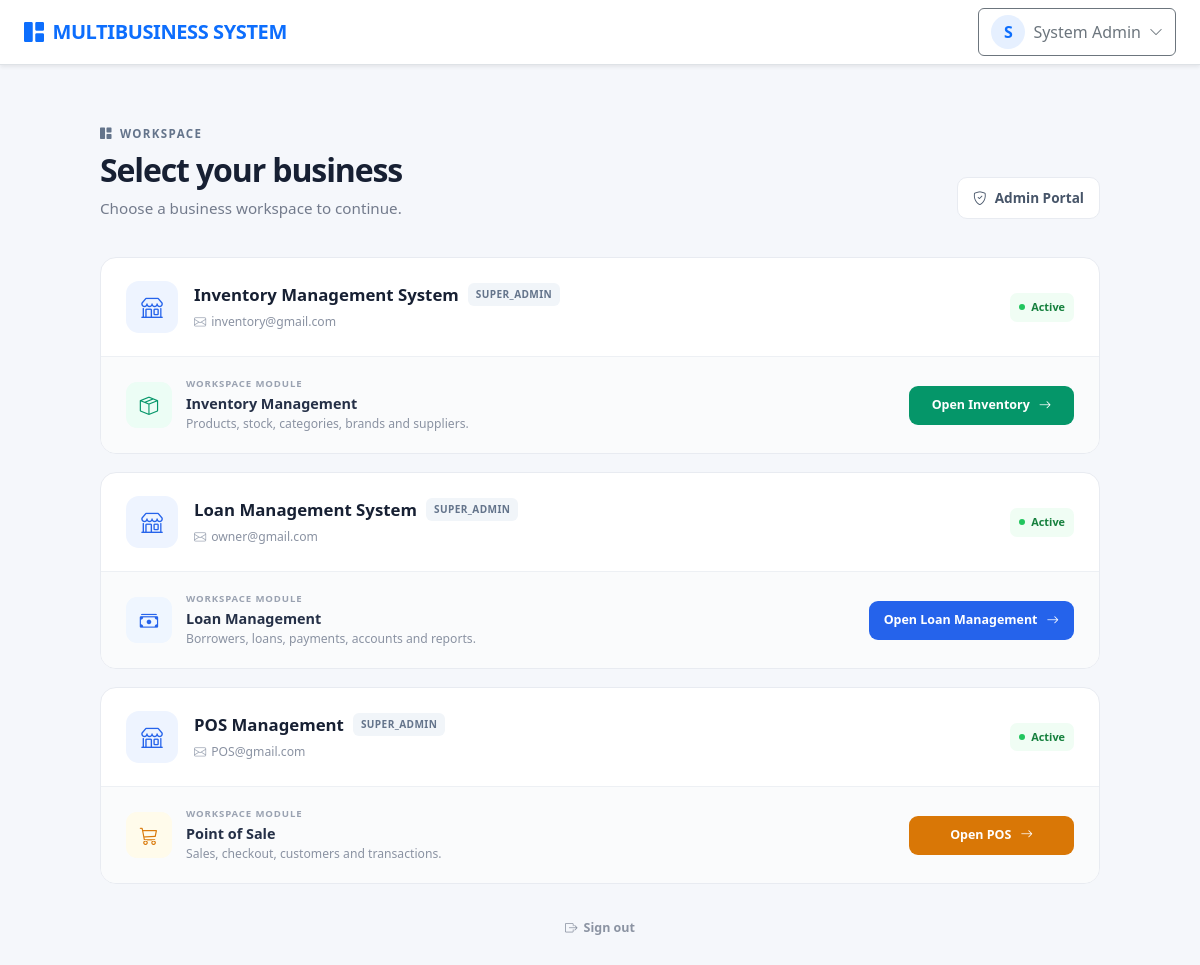
Screenshot of /public/index.php?page=select_business (signed in) with the database file from the repository.
### tables this page shows
CREATE TABLE `businesses` (
  `id` int(11) NOT NULL,
  `name` varchar(150) NOT NULL,
  `email` varchar(150) DEFAULT NULL,
  `phone` varchar(50) DEFAULT NULL,
  `address` text DEFAULT NULL,
  `status` enum('active','inactive') NOT NULL DEFAULT 'active',
  `created_at` timestamp NOT NULL DEFAULT current_timestamp(),
  `updated_at` timestamp NULL DEFAULT NULL ON UPDATE current_timestamp()
);

### resources/select_business.php (the view, shortened to what this page needs)
<?php
$pdo = Database::getConnection();
$userRole = $_SESSION['role'] ?? 'staff';
if ($userRole === 'super_admin') {
    $stmt = $pdo->prepare("
        SELECT
            b.id,
            b.name,
            b.email,
            b.phone,
            b.address,
            b.status,
            b.created_at,
            'super_admin' AS user_business_role
        FROM businesses b
        WHERE b.status = 'active'
        ORDER BY b.name ASC
    ");
    $stmt->execute();
}
$businesses = $stmt->fetchAll(PDO::FETCH_ASSOC);
include __DIR__ . '/partials/header.php';
?>
<div class="workspace-page">
    <div class="workspace-container">
        <div class="workspace-header">
            <div>
                <div class="eyebrow">
                    <i class="bi bi-grid-1x2-fill"></i>
                    WORKSPACE
                </div>
                <h1>Select your business</h1>
                <p>
                    Choose a business workspace to continue.
                </p>
            </div>
            <?php if ($userRole === 'super_admin'): ?>
                <a href="index.php?page=admin_portal" class="admin-link">
                    <i class="bi bi-shield-check"></i>
                    Admin Portal
                </a>
            <?php endif; ?>
        </div>
        <?php if (empty($businesses)): ?>
            <div class="empty-workspace">
                <div class="empty-icon">
                    <i class="bi bi-buildings"></i>
                </div>
                <h3>No businesses available</h3>
                <p>
                    You are not currently assigned to any active business.
                    Please contact an administrator.
                </p>
            </div>
        <?php else: ?>
            <div class="business-list">
                <?php foreach ($businesses as $biz): ?>
                    <?php
                    $businessName = strtolower(trim($biz['name']));
                    $module = 'loan';
                    if (strpos($businessName, 'inventory') !== false) {
                        $module = 'inventory';
                    } elseif (strpos($businessName, 'pos') !== false) {
                        $module = 'pos';
                    }
                    switch ($module) {
                        case 'inventory':
                            $moduleTitle = 'Inventory Management';
                            $moduleDescription = 'Products, stock, categories, brands and suppliers.';
                            $moduleIcon = 'bi-box-seam';
                            $moduleClass = 'inventory';
                            $moduleButton = 'Open Inventory';
                            break;
                        case 'pos':
                            $moduleTitle = 'Point of Sale';
                            $moduleDescription = 'Sales, checkout, customers and transactions.';
                            $moduleIcon = 'bi-cart3';
                            $moduleClass = 'pos';
                            $moduleButton = 'Open POS';
                            break;
                        default:
                            $moduleTitle = 'Loan Management';
                            $moduleDescription = 'Borrowers, loans, payments, accounts and reports.';
                            $moduleIcon = 'bi-cash-stack';
                            $moduleClass = 'loan';
                            $moduleButton = 'Open Loan Management';
                            break;
                    }
                    ?>
                    <div class="business-item">
                        <div class="business-main">
                            <div class="business-logo">
                                <i class="bi bi-shop"></i>
                            </div>
                            <div class="business-info">
                                <div class="business-title-row">
                                    <h2>
                                        <?= htmlspecialchars($biz['name']) ?>
                                    </h2>
                                    <?php if (!empty($biz['user_business_role'])): ?>
                                        <span class="role-badge">
                                            <?= htmlspecialchars($biz['user_business_role']) ?>
                                        </span>
                                    <?php endif; ?>
                                </div>
                                <div class="business-meta">
                                    <?php if (!empty($biz['email'])): ?>
                                        <span>
                                            <i class="bi bi-envelope"></i>
                                            <?= htmlspecialchars($biz['email']) ?>
                                        </span>
                                    <?php endif; ?>
                                </div>
                            </div>
                            <div class="active-status">
                                <span></span>
                                Active
                            </div>
                        </div>
                        <div class="module-row">
                            <div class="module-left">
                                <div class="module-symbol <?= $moduleClass ?>">
                                    <i class="bi <?= $moduleIcon ?>"></i>
                                </div>
                                <div class="module-details">
                                    <span class="module-label">
                                        WORKSPACE MODULE
                                    </span>
                                    <h3>
                                        <?= htmlspecialchars($moduleTitle) ?>
                                    </h3>
                                    <p>
                                        <?= htmlspecialchars($moduleDescription) ?>
                                    </p>
                                </div>
                            </div>
                            <form method="POST" class="module-form">
                                <button
                                    type="submit"
                                    class="open-button <?= $moduleClass ?>"
                                >
                                    <?= htmlspecialchars($moduleButton) ?>
                                    <i class="bi bi-arrow-right"></i>
                                </button>
                            </form>
                        </div>
                    </div>
                <?php endforeach; ?>
            </div>
        <?php endif; ?>
        <div class="workspace-footer">
            <a href="index.php?page=logout">
                <i class="bi bi-box-arrow-right"></i>
                Sign out
            </a>
        </div>
    </div>
</div>
<?php include __DIR__ . '/partials/footer.php'; ?>

### resources/partials/header.php (style rules this page uses)
body { min-height: 100vh; }

### resources/select_business.php (style rules this page uses)
:root { --workspace-bg: #f5f7fb; --workspace-border: #e8ebf1; --workspace-text: #172033; --workspace-muted: #737b8c; }
.workspace-page { min-height: calc(100vh - 70px); background: var(--workspace-bg); padding: 55px 20px 70px; }
.workspace-container { max-width: 1000px; margin: 0 auto; }
.workspace-header { display: flex; align-items: flex-end; justify-content: space-between; gap: 25px; margin-bottom: 38px; }
.eyebrow { display: inline-flex; align-items: center; gap: 7px; color: #64748b; font-size: .72rem; font-weight: 800; letter-spacing: .12em; margin-bottom: 9px; }
.workspace-header h1 { margin: 0; color: var(--workspace-text); font-size: 2rem; font-weight: 800; letter-spacing: -.035em; }
.workspace-header p { margin: 7px 0 0; color: var(--workspace-muted); font-size: .95rem; }
.admin-link { display: inline-flex; align-items: center; gap: 8px; padding: 10px 15px; border: 1px solid var(--workspace-border); border-radius: 10px; background: #fff; color: #475569; text-decoration: none; font-size: .85rem; font-weight: 700; transition: .2s ease; }
.business-list { display: flex; flex-direction: column; gap: 18px; }
.business-item { background: #fff; border: 1px solid var(--workspace-border); border-radius: 16px; overflow: hidden; transition: transform .2s ease, box-shadow .2s ease, border-color .2s ease; }
.business-main { display: flex; align-items: center; gap: 16px; padding: 23px 25px; }
.business-logo { width: 52px; height: 52px; flex-shrink: 0; display: flex; align-items: center; justify-content: center; border-radius: 13px; background: #eef4ff; color: #2563eb; font-size: 1.35rem; }
.business-info { min-width: 0; flex: 1; }
.business-title-row { display: flex; align-items: center; flex-wrap: wrap; gap: 9px; }
.business-title-row h2 { margin: 0; color: var(--workspace-text); font-size: 1.05rem; font-weight: 750; }
.role-badge { padding: 4px 8px; border-radius: 6px; background: #f1f5f9; color: #64748b; font-size: .63rem; font-weight: 800; letter-spacing: .04em; text-transform: uppercase; }
.business-meta { display: flex; align-items: center; flex-wrap: wrap; gap: 13px; margin-top: 7px; }
.business-meta span { display: inline-flex; align-items: center; gap: 5px; color: #8a92a2; font-size: .76rem; }
.business-meta i { color: #a0a8b6; }
.active-status { display: inline-flex; align-items: center; gap: 6px; padding: 6px 9px; border-radius: 7px; background: #f0fdf4; color: #15803d; font-size: .68rem; font-weight: 800; }
.active-status span { width: 6px; height: 6px; border-radius: 50%; background: #22c55e; }
.module-row { display: flex; align-items: center; justify-content: space-between; gap: 25px; padding: 20px 25px; background: #fafbfc; border-top: 1px solid #edf0f4; }
.module-left { display: flex; align-items: center; gap: 14px; min-width: 0; }
.module-symbol { width: 46px; height: 46px; flex-shrink: 0; display: flex; align-items: center; justify-content: center; border-radius: 11px; font-size: 1.15rem; }
.module-symbol.loan { background: #eff6ff; color: #2563eb; }
.module-symbol.inventory { background: #ecfdf5; color: #059669; }
.module-symbol.pos { background: #fffbeb; color: #d97706; }
.module-details { min-width: 0; }
.module-label { display: block; margin-bottom: 3px; color: #9aa2b1; font-size: .6rem; font-weight: 800; letter-spacing: .09em; }
.module-details h3 { margin: 0; color: #253047; font-size: .9rem; font-weight: 750; }
.module-details p { margin: 3px 0 0; color: #8a92a2; font-size: .76rem; }
.module-form { flex-shrink: 0; }
.open-button { display: inline-flex; align-items: center; justify-content: center; gap: 9px; min-width: 165px; padding: 10px 15px; border: 0; border-radius: 9px; color: #fff; font-size: .78rem; font-weight: 750; cursor: pointer; transition: .2s ease; }
.open-button.loan { background: #2563eb; }
.open-button.inventory { background: #059669; }
.open-button.pos { background: #d97706; }
.open-button i { transition: transform .2s ease; }
.workspace-footer { text-align: center; margin-top: 30px; }
.workspace-footer a { display: inline-flex; align-items: center; gap: 6px; color: #8b93a2; font-size: .78rem; font-weight: 700; text-decoration: none; transition: .2s ease; }

### rows the page displays
businesses: name "Inventory Management System", user_business_role "SUPER_ADMIN", email "inventory@gmail.com", name "Inventory Management", name "Products, stock, categories, brands and suppliers.", name "Open Inventory"
businesses: name "Loan Management System", user_business_role "SUPER_ADMIN", email "owner@gmail.com", moduleTitle "Loan Management", moduleDescription "Borrowers, loans, payments, accounts and reports.", moduleButton "Open Loan Management"
businesses: name "POS Management", user_business_role "SUPER_ADMIN", email "POS@gmail.com", name "Point of Sale", name "Sales, checkout, customers and transactions.", name "Open POS"

### other values shown
substr($currentUserName, 0, 1) "S"
$currentUserName "System Admin"
